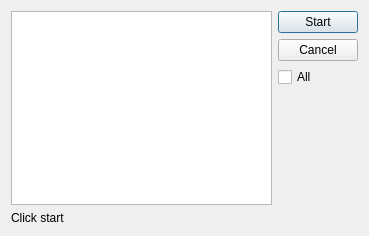
<?xml version="1.0" encoding="UTF-8"?>
<ui version="4.0">
 <class>testDialog</class>
 <widget class="QDialog" name="testDialog">
  <property name="geometry">
   <rect>
    <x>0</x>
    <y>0</y>
    <width>369</width>
    <height>236</height>
   </rect>
  </property>
  <property name="windowTitle">
   <string>Запуск сценариев</string>
  </property>
  <layout class="QVBoxLayout" name="verticalLayout_2">
   <item>
    <layout class="QHBoxLayout" name="horizontalLayout">
     <item>
      <widget class="QListWidget" name="listWidget">
       <property name="editTriggers">
        <set>QAbstractItemView::NoEditTriggers</set>
       </property>
       <property name="selectionMode">
        <enum>QAbstractItemView::MultiSelection</enum>
       </property>
      </widget>
     </item>
     <item>
      <layout class="QVBoxLayout" name="verticalLayout">
       <item>
        <widget class="QPushButton" name="startButton">
         <property name="text">
          <string>Start</string>
         </property>
        </widget>
       </item>
       <item>
        <widget class="QPushButton" name="cancelButton">
         <property name="text">
          <string>Cancel</string>
         </property>
        </widget>
       </item>
       <item>
        <widget class="QCheckBox" name="checkBox">
         <property name="text">
          <string>All</string>
         </property>
        </widget>
       </item>
       <item>
        <spacer name="verticalSpacer">
         <property name="orientation">
          <enum>Qt::Vertical</enum>
         </property>
         <property name="sizeHint" stdset="0">
          <size>
           <width>20</width>
           <height>40</height>
          </size>
         </property>
        </spacer>
       </item>
      </layout>
     </item>
    </layout>
   </item>
   <item>
    <widget class="QLabel" name="label">
     <property name="text">
      <string>Click start</string>
     </property>
    </widget>
   </item>
  </layout>
 </widget>
 <resources/>
 <connections>
  <connection>
   <sender>cancelButton</sender>
   <signal>clicked()</signal>
   <receiver>testDialog</receiver>
   <slot>reject()</slot>
   <hints>
    <hint type="sourcelabel">
     <x>331</x>
     <y>106</y>
    </hint>
    <hint type="destinationlabel">
     <x>377</x>
     <y>162</y>
    </hint>
   </hints>
  </connection>
 </connections>
</ui>
